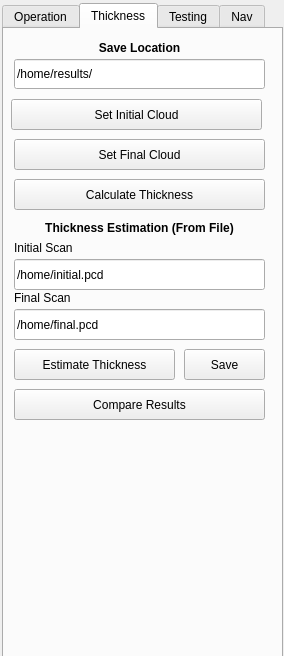
<?xml version="1.0" encoding="UTF-8"?>
<ui version="4.0">
 <class>Control_Form</class>
 <widget class="QWidget" name="Control_Form">
  <property name="geometry">
   <rect>
    <x>0</x>
    <y>0</y>
    <width>284</width>
    <height>656</height>
   </rect>
  </property>
  <property name="windowTitle">
   <string>Form</string>
  </property>
  <widget class="QTabWidget" name="tabWidget">
   <property name="geometry">
    <rect>
     <x>2</x>
     <y>3</y>
     <width>281</width>
     <height>661</height>
    </rect>
   </property>
   <property name="currentIndex">
    <number>1</number>
   </property>
   <property name="movable">
    <bool>false</bool>
   </property>
   <widget class="QWidget" name="tab_4">
    <attribute name="title">
     <string>Operation</string>
    </attribute>
    <widget class="QPushButton" name="scan_button">
     <property name="geometry">
      <rect>
       <x>0</x>
       <y>6</y>
       <width>121</width>
       <height>31</height>
      </rect>
     </property>
     <property name="text">
      <string>Scan</string>
     </property>
    </widget>
    <widget class="QCheckBox" name="auto_localize">
     <property name="geometry">
      <rect>
       <x>0</x>
       <y>40</y>
       <width>121</width>
       <height>30</height>
      </rect>
     </property>
     <property name="text">
      <string>Auto Localize</string>
     </property>
    </widget>
    <widget class="QLineEdit" name="marker_name_box">
     <property name="geometry">
      <rect>
       <x>10</x>
       <y>284</y>
       <width>251</width>
       <height>30</height>
      </rect>
     </property>
     <property name="text">
      <string>/home/mike/saved/full</string>
     </property>
    </widget>
    <widget class="QLabel" name="marker_info_9">
     <property name="geometry">
      <rect>
       <x>20</x>
       <y>260</y>
       <width>231</width>
       <height>17</height>
      </rect>
     </property>
     <property name="text">
      <string>Pointcloud Save Location:</string>
     </property>
    </widget>
    <widget class="QPushButton" name="soft_stop_2">
     <property name="enabled">
      <bool>true</bool>
     </property>
     <property name="geometry">
      <rect>
       <x>140</x>
       <y>6</y>
       <width>121</width>
       <height>31</height>
      </rect>
     </property>
     <property name="styleSheet">
      <string notr="true">background-color: rgb(170, 0, 0);
font: 75 11pt &quot;Umpush&quot;;
color: rgb(255, 255, 255);</string>
     </property>
     <property name="text">
      <string>STOP</string>
     </property>
    </widget>
    <widget class="QPushButton" name="reset_map_button_2">
     <property name="geometry">
      <rect>
       <x>140</x>
       <y>70</y>
       <width>131</width>
       <height>31</height>
      </rect>
     </property>
     <property name="text">
      <string>Reset Map</string>
     </property>
    </widget>
    <widget class="QLineEdit" name="filename_box_2">
     <property name="geometry">
      <rect>
       <x>100</x>
       <y>322</y>
       <width>161</width>
       <height>31</height>
      </rect>
     </property>
     <property name="text">
      <string>/home/mike/saved/full1rawcloud.pcd</string>
     </property>
    </widget>
    <widget class="QPushButton" name="fscan_button_2">
     <property name="geometry">
      <rect>
       <x>10</x>
       <y>322</y>
       <width>81</width>
       <height>31</height>
      </rect>
     </property>
     <property name="text">
      <string>Load Scan</string>
     </property>
    </widget>
    <widget class="QPushButton" name="set_home_button">
     <property name="geometry">
      <rect>
       <x>0</x>
       <y>70</y>
       <width>121</width>
       <height>30</height>
      </rect>
     </property>
     <property name="text">
      <string>Set Home</string>
     </property>
    </widget>
    <widget class="QLabel" name="marker_info">
     <property name="geometry">
      <rect>
       <x>120</x>
       <y>110</y>
       <width>151</width>
       <height>17</height>
      </rect>
     </property>
     <property name="text">
      <string>Ready to cluster</string>
     </property>
    </widget>
    <widget class="QPushButton" name="cluster1">
     <property name="geometry">
      <rect>
       <x>0</x>
       <y>106</y>
       <width>101</width>
       <height>27</height>
      </rect>
     </property>
     <property name="text">
      <string>Cluster Pt.1</string>
     </property>
    </widget>
    <widget class="QPushButton" name="arm_loop_button">
     <property name="geometry">
      <rect>
       <x>0</x>
       <y>140</y>
       <width>121</width>
       <height>31</height>
      </rect>
     </property>
     <property name="text">
      <string>Apply Shotcrete</string>
     </property>
    </widget>
    <widget class="QPushButton" name="pose_loop_button">
     <property name="geometry">
      <rect>
       <x>130</x>
       <y>140</y>
       <width>141</width>
       <height>31</height>
      </rect>
     </property>
     <property name="text">
      <string>Drive and Shotcrete</string>
     </property>
    </widget>
    <widget class="QPushButton" name="gen_trajectory">
     <property name="enabled">
      <bool>true</bool>
     </property>
     <property name="geometry">
      <rect>
       <x>0</x>
       <y>180</y>
       <width>121</width>
       <height>41</height>
      </rect>
     </property>
     <property name="text">
      <string>Generate 
Trajectory</string>
     </property>
    </widget>
   </widget>
   <widget class="QWidget" name="tab_3">
    <attribute name="title">
     <string>Thickness</string>
    </attribute>
    <widget class="QLineEdit" name="save_name_box">
     <property name="geometry">
      <rect>
       <x>10</x>
       <y>30</y>
       <width>251</width>
       <height>30</height>
      </rect>
     </property>
     <property name="text">
      <string>/home/results/</string>
     </property>
    </widget>
    <widget class="QPushButton" name="clean_button">
     <property name="geometry">
      <rect>
       <x>7</x>
       <y>70</y>
       <width>251</width>
       <height>31</height>
      </rect>
     </property>
     <property name="text">
      <string>Set Initial Cloud</string>
     </property>
    </widget>
    <widget class="QPushButton" name="sprayed_button">
     <property name="geometry">
      <rect>
       <x>10</x>
       <y>110</y>
       <width>251</width>
       <height>31</height>
      </rect>
     </property>
     <property name="text">
      <string>Set Final Cloud</string>
     </property>
    </widget>
    <widget class="QPushButton" name="calculate_button">
     <property name="geometry">
      <rect>
       <x>10</x>
       <y>150</y>
       <width>251</width>
       <height>31</height>
      </rect>
     </property>
     <property name="text">
      <string>Calculate Thickness</string>
     </property>
    </widget>
    <widget class="QPushButton" name="save_selection">
     <property name="geometry">
      <rect>
       <x>180</x>
       <y>320</y>
       <width>81</width>
       <height>31</height>
      </rect>
     </property>
     <property name="text">
      <string>Save</string>
     </property>
    </widget>
    <widget class="QLabel" name="marker_info_4">
     <property name="geometry">
      <rect>
       <x>10</x>
       <y>260</y>
       <width>151</width>
       <height>17</height>
      </rect>
     </property>
     <property name="text">
      <string>Final Scan</string>
     </property>
    </widget>
    <widget class="QPushButton" name="thickness_button">
     <property name="enabled">
      <bool>true</bool>
     </property>
     <property name="geometry">
      <rect>
       <x>10</x>
       <y>320</y>
       <width>161</width>
       <height>31</height>
      </rect>
     </property>
     <property name="text">
      <string>Estimate Thickness</string>
     </property>
    </widget>
    <widget class="QLineEdit" name="before_box">
     <property name="geometry">
      <rect>
       <x>10</x>
       <y>230</y>
       <width>251</width>
       <height>31</height>
      </rect>
     </property>
     <property name="text">
      <string>/home/initial.pcd</string>
     </property>
    </widget>
    <widget class="QLineEdit" name="after_box">
     <property name="geometry">
      <rect>
       <x>10</x>
       <y>280</y>
       <width>251</width>
       <height>31</height>
      </rect>
     </property>
     <property name="text">
      <string>/home/final.pcd</string>
     </property>
    </widget>
    <widget class="QLabel" name="marker_info_16">
     <property name="geometry">
      <rect>
       <x>10</x>
       <y>190</y>
       <width>251</width>
       <height>17</height>
      </rect>
     </property>
     <property name="font">
      <font>
       <weight>75</weight>
       <bold>true</bold>
      </font>
     </property>
     <property name="text">
      <string>Thickness Estimation (From File)</string>
     </property>
     <property name="alignment">
      <set>Qt::AlignCenter</set>
     </property>
    </widget>
    <widget class="QPushButton" name="compare_button">
     <property name="enabled">
      <bool>true</bool>
     </property>
     <property name="geometry">
      <rect>
       <x>10</x>
       <y>360</y>
       <width>251</width>
       <height>31</height>
      </rect>
     </property>
     <property name="text">
      <string>Compare Results</string>
     </property>
    </widget>
    <widget class="QLabel" name="marker_info_3">
     <property name="geometry">
      <rect>
       <x>10</x>
       <y>210</y>
       <width>151</width>
       <height>17</height>
      </rect>
     </property>
     <property name="text">
      <string>Initial Scan</string>
     </property>
    </widget>
    <widget class="QLabel" name="marker_info_17">
     <property name="geometry">
      <rect>
       <x>10</x>
       <y>10</y>
       <width>251</width>
       <height>17</height>
      </rect>
     </property>
     <property name="font">
      <font>
       <weight>75</weight>
       <bold>true</bold>
      </font>
     </property>
     <property name="text">
      <string>Save Location</string>
     </property>
     <property name="alignment">
      <set>Qt::AlignCenter</set>
     </property>
    </widget>
   </widget>
   <widget class="QWidget" name="tab">
    <attribute name="title">
     <string>Testing</string>
    </attribute>
    <widget class="QPushButton" name="fscan_button">
     <property name="geometry">
      <rect>
       <x>10</x>
       <y>385</y>
       <width>81</width>
       <height>31</height>
      </rect>
     </property>
     <property name="text">
      <string>Fake Scan</string>
     </property>
    </widget>
    <widget class="QLineEdit" name="pos_box">
     <property name="geometry">
      <rect>
       <x>140</x>
       <y>304</y>
       <width>121</width>
       <height>31</height>
      </rect>
     </property>
     <property name="text">
      <string>-1.57</string>
     </property>
    </widget>
    <widget class="QPushButton" name="nav_mode_button">
     <property name="geometry">
      <rect>
       <x>10</x>
       <y>305</y>
       <width>121</width>
       <height>31</height>
      </rect>
     </property>
     <property name="text">
      <string>Nav Mode</string>
     </property>
    </widget>
    <widget class="QPushButton" name="localization_button">
     <property name="geometry">
      <rect>
       <x>10</x>
       <y>500</y>
       <width>121</width>
       <height>31</height>
      </rect>
     </property>
     <property name="text">
      <string>Set Home</string>
     </property>
    </widget>
    <widget class="QPushButton" name="localization_button_2">
     <property name="geometry">
      <rect>
       <x>10</x>
       <y>345</y>
       <width>121</width>
       <height>31</height>
      </rect>
     </property>
     <property name="text">
      <string>Test Localization</string>
     </property>
    </widget>
    <widget class="QPushButton" name="start_point">
     <property name="geometry">
      <rect>
       <x>180</x>
       <y>40</y>
       <width>91</width>
       <height>31</height>
      </rect>
     </property>
     <property name="text">
      <string>Start Point</string>
     </property>
    </widget>
    <widget class="QPushButton" name="soft_stop">
     <property name="enabled">
      <bool>true</bool>
     </property>
     <property name="geometry">
      <rect>
       <x>160</x>
       <y>70</y>
       <width>101</width>
       <height>27</height>
      </rect>
     </property>
     <property name="styleSheet">
      <string notr="true">background-color: rgb(170, 0, 0);
color: rgb(255, 255, 255);</string>
     </property>
     <property name="text">
      <string>STOP</string>
     </property>
    </widget>
    <widget class="QPushButton" name="plot_path">
     <property name="enabled">
      <bool>true</bool>
     </property>
     <property name="geometry">
      <rect>
       <x>10</x>
       <y>210</y>
       <width>111</width>
       <height>27</height>
      </rect>
     </property>
     <property name="text">
      <string>Plot Path</string>
     </property>
    </widget>
    <widget class="QPushButton" name="exe_path">
     <property name="enabled">
      <bool>true</bool>
     </property>
     <property name="geometry">
      <rect>
       <x>130</x>
       <y>210</y>
       <width>131</width>
       <height>27</height>
      </rect>
     </property>
     <property name="text">
      <string>Execute Path</string>
     </property>
    </widget>
    <widget class="QPushButton" name="thickness">
     <property name="enabled">
      <bool>true</bool>
     </property>
     <property name="geometry">
      <rect>
       <x>130</x>
       <y>245</y>
       <width>131</width>
       <height>31</height>
      </rect>
     </property>
     <property name="text">
      <string>Estimate Thickness</string>
     </property>
    </widget>
    <widget class="QLabel" name="marker_info_2">
     <property name="geometry">
      <rect>
       <x>20</x>
       <y>275</y>
       <width>221</width>
       <height>17</height>
      </rect>
     </property>
     <property name="text">
      <string>Testing/Research Functions</string>
     </property>
    </widget>
    <widget class="QPushButton" name="est_pos">
     <property name="geometry">
      <rect>
       <x>140</x>
       <y>460</y>
       <width>121</width>
       <height>31</height>
      </rect>
     </property>
     <property name="text">
      <string>Estimate Position</string>
     </property>
    </widget>
    <widget class="QPushButton" name="show_nav_button">
     <property name="geometry">
      <rect>
       <x>10</x>
       <y>245</y>
       <width>111</width>
       <height>31</height>
      </rect>
     </property>
     <property name="text">
      <string>Show Nav Goal</string>
     </property>
    </widget>
    <widget class="QLineEdit" name="filename_box">
     <property name="geometry">
      <rect>
       <x>100</x>
       <y>385</y>
       <width>161</width>
       <height>31</height>
      </rect>
     </property>
     <property name="text">
      <string>/home/mike/results/c1rawcloud.pcd</string>
     </property>
    </widget>
    <widget class="QPushButton" name="scan_360">
     <property name="geometry">
      <rect>
       <x>140</x>
       <y>500</y>
       <width>121</width>
       <height>31</height>
      </rect>
     </property>
     <property name="text">
      <string>360 scan</string>
     </property>
    </widget>
    <widget class="QPushButton" name="f_traj">
     <property name="geometry">
      <rect>
       <x>10</x>
       <y>420</y>
       <width>81</width>
       <height>31</height>
      </rect>
     </property>
     <property name="text">
      <string>Load Traj</string>
     </property>
    </widget>
    <widget class="QPushButton" name="exe_trajectory">
     <property name="enabled">
      <bool>true</bool>
     </property>
     <property name="geometry">
      <rect>
       <x>120</x>
       <y>600</y>
       <width>141</width>
       <height>27</height>
      </rect>
     </property>
     <property name="text">
      <string>Execute Trajectory</string>
     </property>
    </widget>
    <widget class="QCheckBox" name="step">
     <property name="enabled">
      <bool>true</bool>
     </property>
     <property name="geometry">
      <rect>
       <x>10</x>
       <y>70</y>
       <width>111</width>
       <height>30</height>
      </rect>
     </property>
     <property name="text">
      <string>Marker Only</string>
     </property>
     <property name="checked">
      <bool>false</bool>
     </property>
    </widget>
    <widget class="QPushButton" name="step_button">
     <property name="geometry">
      <rect>
       <x>10</x>
       <y>10</y>
       <width>91</width>
       <height>31</height>
      </rect>
     </property>
     <property name="text">
      <string>Arm Step</string>
     </property>
    </widget>
    <widget class="QPushButton" name="pose_step">
     <property name="geometry">
      <rect>
       <x>100</x>
       <y>10</y>
       <width>81</width>
       <height>31</height>
      </rect>
     </property>
     <property name="text">
      <string>Pose Step</string>
     </property>
    </widget>
    <widget class="QPushButton" name="reset_button">
     <property name="geometry">
      <rect>
       <x>180</x>
       <y>10</y>
       <width>91</width>
       <height>31</height>
      </rect>
     </property>
     <property name="text">
      <string>Reset</string>
     </property>
    </widget>
    <widget class="QPushButton" name="reset_map_button">
     <property name="geometry">
      <rect>
       <x>120</x>
       <y>420</y>
       <width>131</width>
       <height>27</height>
      </rect>
     </property>
     <property name="text">
      <string>Reset Map</string>
     </property>
    </widget>
    <widget class="QCheckBox" name="autocrop_box">
     <property name="geometry">
      <rect>
       <x>150</x>
       <y>350</y>
       <width>97</width>
       <height>22</height>
      </rect>
     </property>
     <property name="text">
      <string>Auto Crop</string>
     </property>
     <property name="checked">
      <bool>true</bool>
     </property>
    </widget>
    <widget class="QLabel" name="marker_info_15">
     <property name="geometry">
      <rect>
       <x>17</x>
       <y>538</y>
       <width>231</width>
       <height>17</height>
      </rect>
     </property>
     <property name="text">
      <string>Trajectory Save Location:</string>
     </property>
    </widget>
    <widget class="QLineEdit" name="filename_box_5">
     <property name="geometry">
      <rect>
       <x>10</x>
       <y>560</y>
       <width>251</width>
       <height>31</height>
      </rect>
     </property>
     <property name="text">
      <string>/home/mike/testing/1trajectory.bag</string>
     </property>
    </widget>
    <widget class="QLabel" name="pose_ctr_2">
     <property name="geometry">
      <rect>
       <x>237</x>
       <y>110</y>
       <width>41</width>
       <height>31</height>
      </rect>
     </property>
     <property name="font">
      <font>
       <pointsize>8</pointsize>
      </font>
     </property>
     <property name="text">
      <string>Ctr:</string>
     </property>
    </widget>
    <widget class="QPushButton" name="exe_trajectory_3">
     <property name="enabled">
      <bool>true</bool>
     </property>
     <property name="geometry">
      <rect>
       <x>140</x>
       <y>160</y>
       <width>121</width>
       <height>41</height>
      </rect>
     </property>
     <property name="text">
      <string>Execute 
Trajectory</string>
     </property>
    </widget>
    <widget class="QPushButton" name="pose_button">
     <property name="geometry">
      <rect>
       <x>10</x>
       <y>115</y>
       <width>121</width>
       <height>41</height>
      </rect>
     </property>
     <property name="text">
      <string>Generate Poses</string>
     </property>
    </widget>
    <widget class="QPushButton" name="exe_poses">
     <property name="geometry">
      <rect>
       <x>140</x>
       <y>115</y>
       <width>91</width>
       <height>41</height>
      </rect>
     </property>
     <property name="text">
      <string>Pose Step</string>
     </property>
    </widget>
    <widget class="QLabel" name="pose_ctr">
     <property name="geometry">
      <rect>
       <x>240</x>
       <y>125</y>
       <width>21</width>
       <height>31</height>
      </rect>
     </property>
     <property name="text">
      <string>0</string>
     </property>
    </widget>
    <widget class="QCheckBox" name="set_home">
     <property name="enabled">
      <bool>true</bool>
     </property>
     <property name="geometry">
      <rect>
       <x>10</x>
       <y>90</y>
       <width>121</width>
       <height>30</height>
      </rect>
     </property>
     <property name="text">
      <string>Set Home</string>
     </property>
     <property name="checked">
      <bool>true</bool>
     </property>
    </widget>
   </widget>
   <widget class="QWidget" name="tab_2">
    <attribute name="title">
     <string>Nav</string>
    </attribute>
    <widget class="QLineEdit" name="j5_box">
     <property name="geometry">
      <rect>
       <x>110</x>
       <y>340</y>
       <width>61</width>
       <height>31</height>
      </rect>
     </property>
     <property name="text">
      <string>0</string>
     </property>
    </widget>
    <widget class="QLabel" name="label_24">
     <property name="geometry">
      <rect>
       <x>190</x>
       <y>414</y>
       <width>21</width>
       <height>21</height>
      </rect>
     </property>
     <property name="text">
      <string>z</string>
     </property>
    </widget>
    <widget class="QTextBrowser" name="y_browser">
     <property name="geometry">
      <rect>
       <x>110</x>
       <y>414</y>
       <width>71</width>
       <height>31</height>
      </rect>
     </property>
    </widget>
    <widget class="QLabel" name="label_18">
     <property name="geometry">
      <rect>
       <x>182</x>
       <y>498</y>
       <width>21</width>
       <height>21</height>
      </rect>
     </property>
     <property name="text">
      <string>J3</string>
     </property>
    </widget>
    <widget class="QLabel" name="label_25">
     <property name="geometry">
      <rect>
       <x>96</x>
       <y>454</y>
       <width>21</width>
       <height>21</height>
      </rect>
     </property>
     <property name="text">
      <string>ry</string>
     </property>
    </widget>
    <widget class="QTextBrowser" name="j3_browser">
     <property name="geometry">
      <rect>
       <x>200</x>
       <y>494</y>
       <width>71</width>
       <height>31</height>
      </rect>
     </property>
    </widget>
    <widget class="QLineEdit" name="rx_box">
     <property name="geometry">
      <rect>
       <x>20</x>
       <y>130</y>
       <width>61</width>
       <height>31</height>
      </rect>
     </property>
     <property name="text">
      <string>-180</string>
     </property>
    </widget>
    <widget class="QLabel" name="label_13">
     <property name="geometry">
      <rect>
       <x>90</x>
       <y>300</y>
       <width>21</width>
       <height>21</height>
      </rect>
     </property>
     <property name="text">
      <string>J2</string>
     </property>
    </widget>
    <widget class="QLabel" name="label">
     <property name="geometry">
      <rect>
       <x>0</x>
       <y>90</y>
       <width>21</width>
       <height>21</height>
      </rect>
     </property>
     <property name="text">
      <string>x</string>
     </property>
    </widget>
    <widget class="QLabel" name="label_8">
     <property name="geometry">
      <rect>
       <x>90</x>
       <y>134</y>
       <width>21</width>
       <height>21</height>
      </rect>
     </property>
     <property name="text">
      <string>ry</string>
     </property>
    </widget>
    <widget class="QPushButton" name="cp_command_button">
     <property name="geometry">
      <rect>
       <x>100</x>
       <y>44</y>
       <width>91</width>
       <height>31</height>
      </rect>
     </property>
     <property name="text">
      <string>Send CP</string>
     </property>
    </widget>
    <widget class="QTextBrowser" name="rz_browser">
     <property name="geometry">
      <rect>
       <x>200</x>
       <y>454</y>
       <width>71</width>
       <height>31</height>
      </rect>
     </property>
    </widget>
    <widget class="QLineEdit" name="y_box">
     <property name="geometry">
      <rect>
       <x>110</x>
       <y>86</y>
       <width>61</width>
       <height>31</height>
      </rect>
     </property>
     <property name="text">
      <string>71.99</string>
     </property>
    </widget>
    <widget class="QLabel" name="label_19">
     <property name="geometry">
      <rect>
       <x>92</x>
       <y>542</y>
       <width>21</width>
       <height>21</height>
      </rect>
     </property>
     <property name="text">
      <string>J5</string>
     </property>
    </widget>
    <widget class="QLabel" name="label_12">
     <property name="geometry">
      <rect>
       <x>180</x>
       <y>176</y>
       <width>21</width>
       <height>20</height>
      </rect>
     </property>
     <property name="text">
      <string>fig</string>
     </property>
    </widget>
    <widget class="QLabel" name="label_15">
     <property name="geometry">
      <rect>
       <x>90</x>
       <y>344</y>
       <width>21</width>
       <height>21</height>
      </rect>
     </property>
     <property name="text">
      <string>J5</string>
     </property>
    </widget>
    <widget class="QLabel" name="label_6">
     <property name="geometry">
      <rect>
       <x>90</x>
       <y>90</y>
       <width>21</width>
       <height>21</height>
      </rect>
     </property>
     <property name="text">
      <string>y</string>
     </property>
    </widget>
    <widget class="QLineEdit" name="ry_box">
     <property name="geometry">
      <rect>
       <x>110</x>
       <y>130</y>
       <width>61</width>
       <height>31</height>
      </rect>
     </property>
     <property name="text">
      <string>90</string>
     </property>
    </widget>
    <widget class="QTextBrowser" name="j1_browser">
     <property name="geometry">
      <rect>
       <x>20</x>
       <y>494</y>
       <width>71</width>
       <height>31</height>
      </rect>
     </property>
    </widget>
    <widget class="QLineEdit" name="j3_box">
     <property name="geometry">
      <rect>
       <x>200</x>
       <y>296</y>
       <width>71</width>
       <height>31</height>
      </rect>
     </property>
     <property name="text">
      <string>90</string>
     </property>
    </widget>
    <widget class="QLabel" name="label_9">
     <property name="geometry">
      <rect>
       <x>180</x>
       <y>134</y>
       <width>21</width>
       <height>21</height>
      </rect>
     </property>
     <property name="text">
      <string>rz</string>
     </property>
    </widget>
    <widget class="QLabel" name="label_2">
     <property name="geometry">
      <rect>
       <x>0</x>
       <y>300</y>
       <width>21</width>
       <height>21</height>
      </rect>
     </property>
     <property name="text">
      <string>J1</string>
     </property>
    </widget>
    <widget class="QTextBrowser" name="j5_browser">
     <property name="geometry">
      <rect>
       <x>110</x>
       <y>534</y>
       <width>71</width>
       <height>31</height>
      </rect>
     </property>
    </widget>
    <widget class="QTextBrowser" name="ry_browser">
     <property name="geometry">
      <rect>
       <x>110</x>
       <y>454</y>
       <width>71</width>
       <height>31</height>
      </rect>
     </property>
    </widget>
    <widget class="QLabel" name="label_3">
     <property name="geometry">
      <rect>
       <x>0</x>
       <y>384</y>
       <width>151</width>
       <height>17</height>
      </rect>
     </property>
     <property name="text">
      <string>Current Pose:</string>
     </property>
    </widget>
    <widget class="QTextBrowser" name="j4_browser">
     <property name="geometry">
      <rect>
       <x>20</x>
       <y>534</y>
       <width>71</width>
       <height>31</height>
      </rect>
     </property>
    </widget>
    <widget class="QTextBrowser" name="rx_browser">
     <property name="geometry">
      <rect>
       <x>20</x>
       <y>454</y>
       <width>71</width>
       <height>31</height>
      </rect>
     </property>
    </widget>
    <widget class="QPushButton" name="string_button">
     <property name="geometry">
      <rect>
       <x>0</x>
       <y>214</y>
       <width>51</width>
       <height>31</height>
      </rect>
     </property>
     <property name="text">
      <string>Send:</string>
     </property>
    </widget>
    <widget class="QTextBrowser" name="z_browser">
     <property name="geometry">
      <rect>
       <x>200</x>
       <y>414</y>
       <width>71</width>
       <height>31</height>
      </rect>
     </property>
    </widget>
    <widget class="QPushButton" name="clear_error_button">
     <property name="geometry">
      <rect>
       <x>190</x>
       <y>4</y>
       <width>81</width>
       <height>31</height>
      </rect>
     </property>
     <property name="text">
      <string>Clear Errors</string>
     </property>
    </widget>
    <widget class="QLabel" name="label_7">
     <property name="geometry">
      <rect>
       <x>180</x>
       <y>90</y>
       <width>21</width>
       <height>21</height>
      </rect>
     </property>
     <property name="text">
      <string>z</string>
     </property>
    </widget>
    <widget class="QLineEdit" name="j6_box">
     <property name="geometry">
      <rect>
       <x>200</x>
       <y>340</y>
       <width>71</width>
       <height>31</height>
      </rect>
     </property>
     <property name="text">
      <string>0</string>
     </property>
    </widget>
    <widget class="QPushButton" name="shutdown_button">
     <property name="geometry">
      <rect>
       <x>90</x>
       <y>4</y>
       <width>91</width>
       <height>31</height>
      </rect>
     </property>
     <property name="text">
      <string>Shutdown</string>
     </property>
    </widget>
    <widget class="QPushButton" name="joint_command_button">
     <property name="geometry">
      <rect>
       <x>0</x>
       <y>254</y>
       <width>131</width>
       <height>31</height>
      </rect>
     </property>
     <property name="text">
      <string>Send Joint</string>
     </property>
    </widget>
    <widget class="QLabel" name="label_27">
     <property name="geometry">
      <rect>
       <x>186</x>
       <y>454</y>
       <width>21</width>
       <height>21</height>
      </rect>
     </property>
     <property name="text">
      <string>rz</string>
     </property>
    </widget>
    <widget class="QLabel" name="label_21">
     <property name="geometry">
      <rect>
       <x>92</x>
       <y>498</y>
       <width>21</width>
       <height>21</height>
      </rect>
     </property>
     <property name="text">
      <string>J2</string>
     </property>
    </widget>
    <widget class="QLineEdit" name="j1_box">
     <property name="geometry">
      <rect>
       <x>20</x>
       <y>296</y>
       <width>61</width>
       <height>31</height>
      </rect>
     </property>
     <property name="text">
      <string>-45</string>
     </property>
    </widget>
    <widget class="QTextBrowser" name="j6_browser">
     <property name="geometry">
      <rect>
       <x>200</x>
       <y>534</y>
       <width>71</width>
       <height>31</height>
      </rect>
     </property>
    </widget>
    <widget class="QLineEdit" name="speed_box">
     <property name="geometry">
      <rect>
       <x>110</x>
       <y>170</y>
       <width>61</width>
       <height>30</height>
      </rect>
     </property>
     <property name="text">
      <string>50</string>
     </property>
    </widget>
    <widget class="QLabel" name="label_23">
     <property name="geometry">
      <rect>
       <x>100</x>
       <y>414</y>
       <width>21</width>
       <height>21</height>
      </rect>
     </property>
     <property name="text">
      <string>y</string>
     </property>
    </widget>
    <widget class="QLabel" name="label_10">
     <property name="geometry">
      <rect>
       <x>0</x>
       <y>134</y>
       <width>21</width>
       <height>21</height>
      </rect>
     </property>
     <property name="text">
      <string>rx</string>
     </property>
    </widget>
    <widget class="QLabel" name="label_5">
     <property name="geometry">
      <rect>
       <x>10</x>
       <y>414</y>
       <width>21</width>
       <height>21</height>
      </rect>
     </property>
     <property name="text">
      <string>x</string>
     </property>
    </widget>
    <widget class="QLabel" name="label_11">
     <property name="geometry">
      <rect>
       <x>0</x>
       <y>344</y>
       <width>21</width>
       <height>21</height>
      </rect>
     </property>
     <property name="text">
      <string>J4</string>
     </property>
    </widget>
    <widget class="QLineEdit" name="string_box">
     <property name="geometry">
      <rect>
       <x>60</x>
       <y>214</y>
       <width>211</width>
       <height>30</height>
      </rect>
     </property>
     <property name="text">
      <string>@P P(x,y,z,rx,ry,rz,fig)</string>
     </property>
    </widget>
    <widget class="QLineEdit" name="fig_box">
     <property name="geometry">
      <rect>
       <x>210</x>
       <y>170</y>
       <width>61</width>
       <height>30</height>
      </rect>
     </property>
     <property name="text">
      <string>1</string>
     </property>
    </widget>
    <widget class="QPushButton" name="speed_button">
     <property name="geometry">
      <rect>
       <x>0</x>
       <y>170</y>
       <width>81</width>
       <height>31</height>
      </rect>
     </property>
     <property name="text">
      <string>Set Speed</string>
     </property>
    </widget>
    <widget class="QTextBrowser" name="j2_browser">
     <property name="geometry">
      <rect>
       <x>110</x>
       <y>494</y>
       <width>71</width>
       <height>31</height>
      </rect>
     </property>
    </widget>
    <widget class="QLineEdit" name="rz_box">
     <property name="geometry">
      <rect>
       <x>200</x>
       <y>130</y>
       <width>71</width>
       <height>31</height>
      </rect>
     </property>
     <property name="text">
      <string>-180</string>
     </property>
    </widget>
    <widget class="QPushButton" name="launch_node_button">
     <property name="geometry">
      <rect>
       <x>0</x>
       <y>4</y>
       <width>81</width>
       <height>31</height>
      </rect>
     </property>
     <property name="text">
      <string>Init</string>
     </property>
    </widget>
    <widget class="QLabel" name="label_16">
     <property name="geometry">
      <rect>
       <x>180</x>
       <y>344</y>
       <width>21</width>
       <height>21</height>
      </rect>
     </property>
     <property name="text">
      <string>J6</string>
     </property>
    </widget>
    <widget class="QLabel" name="label_17">
     <property name="geometry">
      <rect>
       <x>0</x>
       <y>542</y>
       <width>21</width>
       <height>21</height>
      </rect>
     </property>
     <property name="text">
      <string>J4</string>
     </property>
    </widget>
    <widget class="QLineEdit" name="j4_box">
     <property name="geometry">
      <rect>
       <x>20</x>
       <y>340</y>
       <width>61</width>
       <height>31</height>
      </rect>
     </property>
     <property name="text">
      <string>0</string>
     </property>
    </widget>
    <widget class="QPushButton" name="ptp_command_button">
     <property name="geometry">
      <rect>
       <x>0</x>
       <y>44</y>
       <width>91</width>
       <height>31</height>
      </rect>
     </property>
     <property name="text">
      <string>Send PTP</string>
     </property>
    </widget>
    <widget class="QLabel" name="label_14">
     <property name="geometry">
      <rect>
       <x>180</x>
       <y>300</y>
       <width>21</width>
       <height>21</height>
      </rect>
     </property>
     <property name="text">
      <string>J3</string>
     </property>
    </widget>
    <widget class="QLineEdit" name="j2_box">
     <property name="geometry">
      <rect>
       <x>110</x>
       <y>296</y>
       <width>61</width>
       <height>31</height>
      </rect>
     </property>
     <property name="text">
      <string>0</string>
     </property>
    </widget>
    <widget class="QTextBrowser" name="x_browser">
     <property name="geometry">
      <rect>
       <x>20</x>
       <y>414</y>
       <width>71</width>
       <height>31</height>
      </rect>
     </property>
    </widget>
    <widget class="QLabel" name="label_4">
     <property name="geometry">
      <rect>
       <x>0</x>
       <y>498</y>
       <width>21</width>
       <height>21</height>
      </rect>
     </property>
     <property name="text">
      <string>J1</string>
     </property>
    </widget>
    <widget class="QLineEdit" name="x_box">
     <property name="geometry">
      <rect>
       <x>20</x>
       <y>86</y>
       <width>61</width>
       <height>31</height>
      </rect>
     </property>
     <property name="text">
      <string>319.05</string>
     </property>
    </widget>
    <widget class="QLineEdit" name="z_box">
     <property name="geometry">
      <rect>
       <x>200</x>
       <y>86</y>
       <width>71</width>
       <height>31</height>
      </rect>
     </property>
     <property name="text">
      <string>415.64</string>
     </property>
    </widget>
    <widget class="QLabel" name="label_22">
     <property name="geometry">
      <rect>
       <x>6</x>
       <y>454</y>
       <width>21</width>
       <height>21</height>
      </rect>
     </property>
     <property name="text">
      <string>rx</string>
     </property>
    </widget>
    <widget class="QLabel" name="label_20">
     <property name="geometry">
      <rect>
       <x>182</x>
       <y>542</y>
       <width>21</width>
       <height>21</height>
      </rect>
     </property>
     <property name="text">
      <string>J6</string>
     </property>
    </widget>
    <widget class="QPushButton" name="t_command_button">
     <property name="geometry">
      <rect>
       <x>200</x>
       <y>45</y>
       <width>71</width>
       <height>31</height>
      </rect>
     </property>
     <property name="text">
      <string>Send T</string>
     </property>
    </widget>
   </widget>
  </widget>
 </widget>
 <resources>
  <include location="../include/ui_resource.qrc"/>
 </resources>
 <connections/>
</ui>
